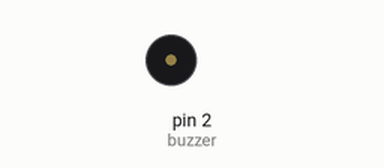
The sketch below on a simulated Arduino Uno, built with avr-gcc and run on an emulated ATmega328P. Shown: buzzer (waves = sounding).

Above: at 0.35 s.
At 6.1 s:
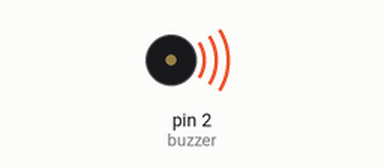
Timing chart, 0 to 6.4 s (numbered marks = the images above):
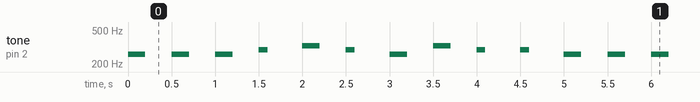

Measured:
- by itself, tone on pin 2 (buzzer): plays 261 Hz for 0.20 s, 261 Hz for 0.20 s, 261 Hz for 0.20 s, 293 Hz for 0.10 s, 329 Hz for 0.20 s, 293 Hz for 0.10 s … (260 notes in this stretch)

The sketch:

Insane_Moonlight.ino
```cpp
int buzzer = 2;

void setup() {

  pinMode(buzzer, OUTPUT);

}

void loop() {
  tone(2,261.6,200);
  delay(500);
  noTone(2);
  tone(2,261.6,200);
  delay(500);
  noTone(2);
  tone(2,261.6,200);
  delay(500);
  noTone(2);
  tone(2,293.7,100);
  delay(500);
  noTone(2);
   tone(2,329.6,200);
  delay(500);
  noTone(2);
   tone(2,293.7,100);
  delay(500);
  noTone(2);
  tone(2,261.6,200);
  delay(500);
  noTone(2);
  tone(2,329.6,200);
  delay(500);
  noTone(2);
  tone(2,293.7,100);
  delay(500);
  noTone(2);
   tone(2,293.7,100);
  delay(500);
  noTone(2);
  tone(2,261.6,200);
  delay(500);
  noTone(2);

}
```
